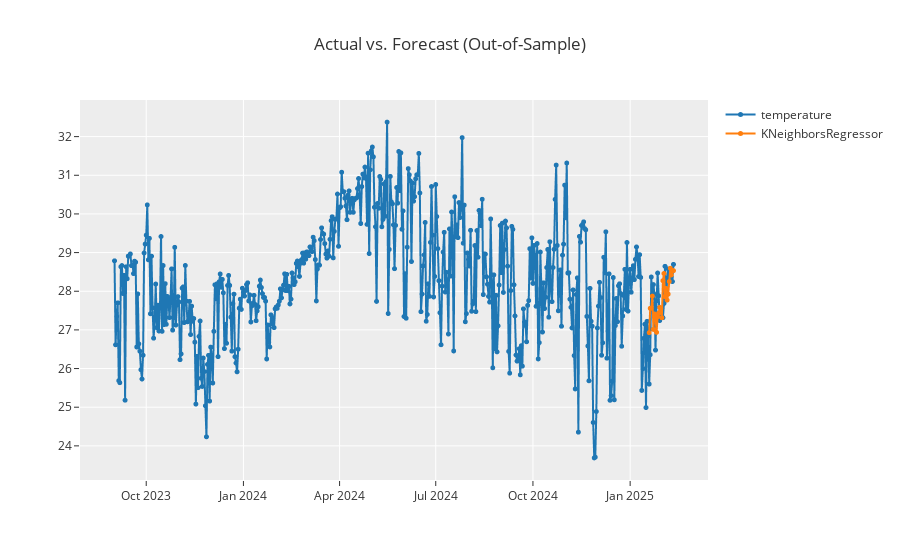

The notebook cell this image was saved under:
### Code cell
plot_model(best, plot = 'forecast')

### Figure 1 — Plotly figure (JSON) as saved in the notebook; plotly's stock layout.template omitted (floating-point values rounded to 4 significant figures; data arrays with more than 128 entries replaced by an {"elided": "..."} marker saying what was removed)
{"data": [{"line": {"color": "rgb(31, 119, 180)", "width": 2}, "marker": {"color": "rgb(31, 119, 180)", "size": 5}, "mode": "lines+markers", "name": "temperature", "type": "scattergl", "x": {"elided": "530 str values"}, "xaxis": "x", "y": {"elided": "530 float values"}, "yaxis": "y"}, {"line": {"color": "rgb(255, 127, 14)", "width": 2}, "marker": {"color": "rgb(255, 127, 14)", "size": 5}, "mode": "lines+markers", "name": "KNeighborsRegressor", "type": "scattergl", "x": {"elided": "530 str values"}, "xaxis": "x", "y": {"elided": "530 float values"}, "yaxis": "y"}], "layout": {"showlegend": true, "title": {"text": "Actual vs. Forecast (Out-of-Sample)"}, "xaxis": {"anchor": "y", "domain": [0, 1]}, "yaxis": {"anchor": "x", "domain": [0, 1]}}}
